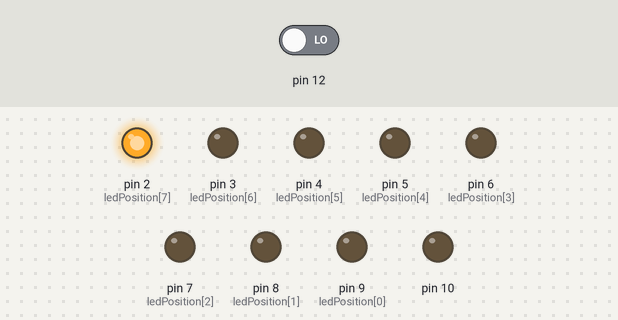
Simulated run of this sketch. Board: Arduino Uno, built with avr-gcc and run on an emulated ATmega328P. Shown: output pins drawn as LEDs (lit = HIGH). The test bench sets the inputs (shaded band); at power-on: pin 12 LOW.

Above: at 0.1 s.
At 4.1 s:
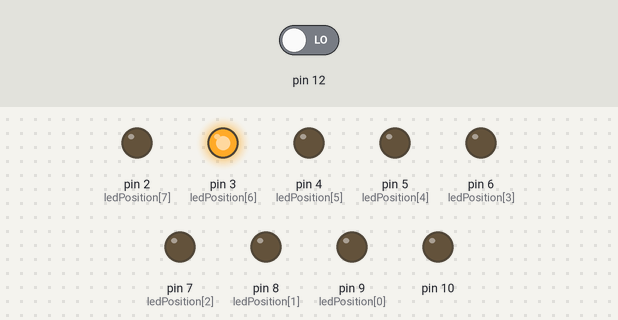
At 10.1 s:
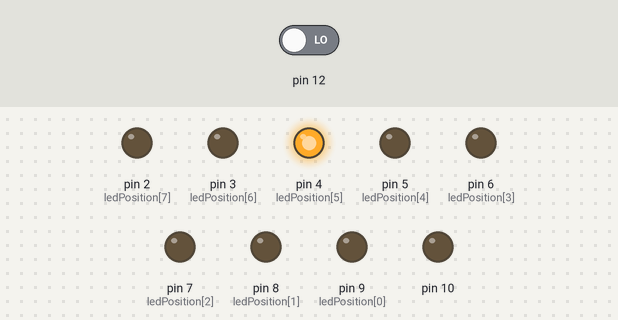
At 16.1 s:
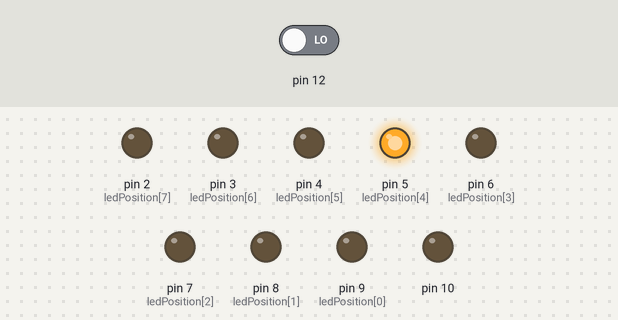
At 28.1 s:
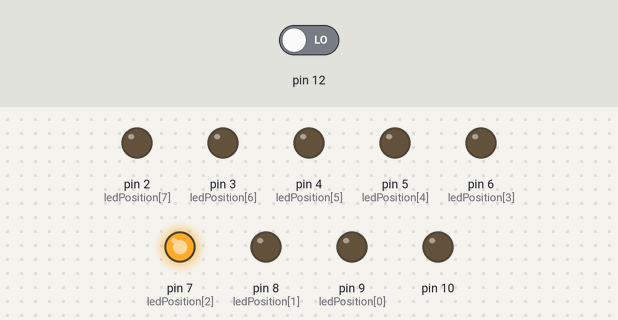
At 36.1 s:
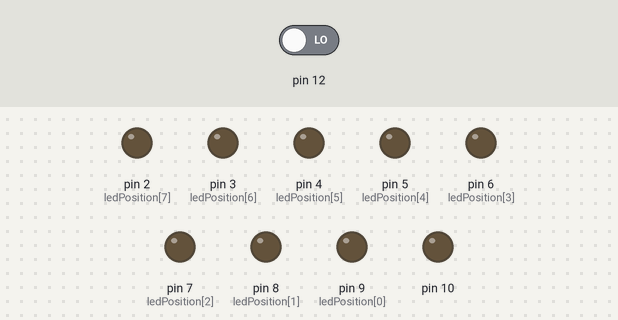
Timing chart, 0 to 40.0 s (numbered marks = the images above):
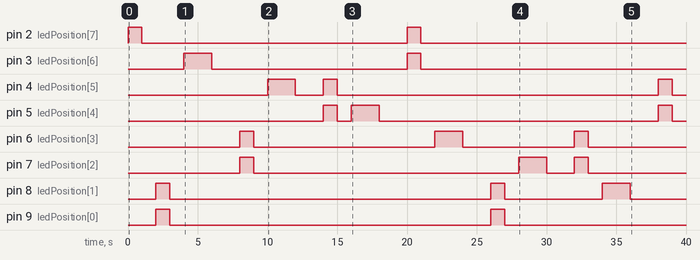

Measured:
- by itself, pin 2 (ledPosition[7]): alternates HIGH for 1.0 s and LOW for 19.0 s
- by itself, pin 3 (ledPosition[6]): LOW → HIGH at 4.0 s, → LOW 2.0 s later, → HIGH 14.0 s later, → LOW 1.0 s later
- by itself, pin 4 (ledPosition[5]): goes HIGH 2.0 s, LOW 2.0 s, HIGH 1.0 s, LOW 23.0 s, HIGH 1.0 s, then LOW
- by itself, pin 5 (ledPosition[4]): goes HIGH 1.0 s, LOW 1.0 s, HIGH 2.0 s, LOW 20.0 s, HIGH 1.0 s, then LOW
- by itself, pin 6 (ledPosition[3]): goes HIGH 1.0 s, LOW 13.0 s, HIGH 2.0 s, LOW 8.0 s, HIGH 1.0 s, then LOW
- by itself, pin 7 (ledPosition[2]): goes HIGH 1.0 s, LOW 19.0 s, HIGH 2.0 s, LOW 2.0 s, HIGH 1.0 s, then LOW
- by itself, pin 8 (ledPosition[1]): goes HIGH 1.0 s, LOW 23.0 s, HIGH 1.0 s, LOW 7.0 s, HIGH 2.0 s, then LOW
- by itself, pin 9 (ledPosition[0]): alternates HIGH for 1.0 s and LOW for 23.0 s

The sketch:

test_mico3.ino
```cpp
int ledPosition[] = {9,8,7,6,5,4,3,2};
int pointerPosition1  = 0;
int pointerPosition2  = 1;
int pointerPosition3  = 7;
int timeSw =  1000;
//bool flag = true;
void setup() {
  // put your setup code here, to run once:
  for(int i=2;i<=10;i++)
    pinMode(i,OUTPUT);
  for(int i=13;i<=12;i++)
    pinMode(i,INPUT);
  Serial.begin(9600);
}

void loop() {
  if(digitalRead(12)  ==  1){
    runForever();
  }
  else{
    runForever();
    timeSw  = 2000;
    }
}
void ledRunA()  {
//  for(int i=0;i<=7;i++){
//    digitalWrite(ledPosition[pointerPosition3],1);
//    delay(1000);
//    digitalWrite(ledPosition[pointerPosition3],0);
//    pointerPosition3  -=  1;
//  }

    while(true){
      runForever();
      }
}

void  ledRunB()  {
  for(int i=0;i<=3;i++){
    digitalWrite(ledPosition[pointerPosition1],1);
    digitalWrite(ledPosition[pointerPosition2],1);
    delay(1000);
    digitalWrite(ledPosition[pointerPosition1],0);
    digitalWrite(ledPosition[pointerPosition2],0);
    delay(1000);
    pointerPosition1  += 2;
    pointerPosition2  +=  2;
  }
}

void  allOff()  {
  for(int i=2;i<=10;i++)
    digitalWrite(i,LOW);
  }

void  positionLed() {

}

void setStart(){
  pointerPosition1  = 0;
  pointerPosition2  = 1;
  pointerPosition3  = 7;
  }

void runForever(){
  // TODO use while-loop and chack if-else for reset pointer positon.:
  if(pointerPosition1 ==  8 ||  pointerPosition2  ==  9){
    pointerPosition1  = 0;
    pointerPosition2  = 1;
  }
  //Serial.println(pointerPosition1);
  //Serial.println(pointerPosition3);
  if( pointerPosition3  == -1){
    pointerPosition3  = 7;
  }
  digitalWrite(ledPosition[pointerPosition3],1);
  delay(timeSw);
  digitalWrite(ledPosition[pointerPosition3],0);
  pointerPosition3  -=  1;
  delay(timeSw);
  digitalWrite(ledPosition[pointerPosition1],1);
  digitalWrite(ledPosition[pointerPosition2],1);
  delay(1000);
  digitalWrite(ledPosition[pointerPosition1],0);
  digitalWrite(ledPosition[pointerPosition2],0);
  delay(1000);
  pointerPosition1  += 2;
  pointerPosition2  +=  2;

}
```
